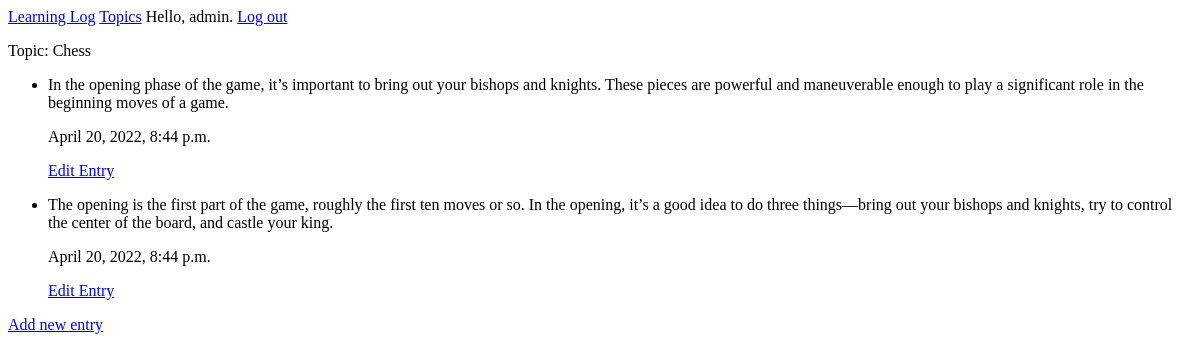
Page /topics/1/ (signed in) on the earlier database version.
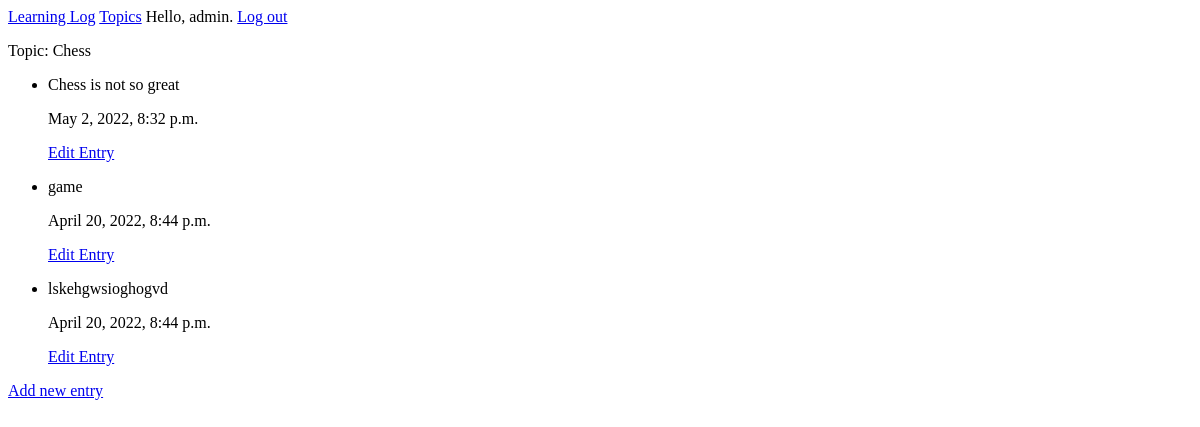
Same page on the later database version.
### MainApp/models.py (models this page shows, shortened)
class Topic(models.Model):
    text = models.CharField(max_length=200)
    date_added = models.DateTimeField(auto_now_add=True)
    owner = models.ForeignKey(User, on_delete=models.CASCADE)
    def __str__(self):
        return self.text #+ '-' + str(self.date_added)

class Entry(models.Model):
    topic = models.ForeignKey(Topic, on_delete=models.CASCADE)
    text = models.TextField()
    date_added = models.DateTimeField(auto_now_add=True)
    class Meta:
        verbose_name_plural =  'entries'

### MainApp/views.py (the view)
# urls.py: path('topics/<int:topic_id>/',views.topic, name ='topic'),
@login_required
def topic(request, topic_id):
    topic = Topic.objects.get(id=topic_id)
    if topic.owner != request.user:
        raise Http404
    entries = topic.entry_set.order_by('-date_added')
    context = {'topic':topic,'entries':entries}
    return render(request, 'MainApp/topic.html', context)

### MainApp/templates/mainapp/topic.html
{% extends "MainApp/base.html" %}
{% block content %}
<p>
    Topic: {{ topic }}
</p>
<ul>
    {% for e in entries %}
    <li>
        <p> {{ e.text }} </p>
        <p> {{ e.date_added }} </p>
        <p> <a href="{% url 'MainApp:edit_entry' e.id %}">Edit Entry</a></p>
    </li>
    {% empty %}
    <li> There are no entries for this topic yet.</li>
    {% endfor %}
</ul>
<p><a href="{% url 'MainApp:new_entry' topic.id %}">Add new entry</a></p>
{% endblock content %}

### MainApp/templates/mainapp/base.html
<p>
    <a href="{% url 'MainApp:index' %}">Learning Log</a>
    <a href="{% url 'MainApp:topics' %}">Topics</a>
    {% if user.is_authenticated %}
    Hello, {{ user.username }}.
    <a href="{% url 'users:logout' %}">Log out</a>
    {% else %}
    <a href="{% url 'users:register' %}">Register</a>
    <a href="{% url 'users:login' %}">Log in</a>
    {% endif %}
</p>
{% block content %}
{% endblock content %}

Differences in the rows shown:
added Entry: text "Chess is not so great", date_added "May 2, 2022, 8:32 p.m."
changed Entry: text "In the opening phase of the game, it’s important to bring out your bishops and knights. These pieces are powerful and maneuverable enough to play a significant role in the beginning moves of a game." → "game"
changed Entry: text "The opening is the first part of the game, roughly the first ten moves or so. In the opening, it’s a good idea to do three things—bring out your bishops and knights, try to control the center of the board, and castle your king." → "lskehgwsioghogvd"
